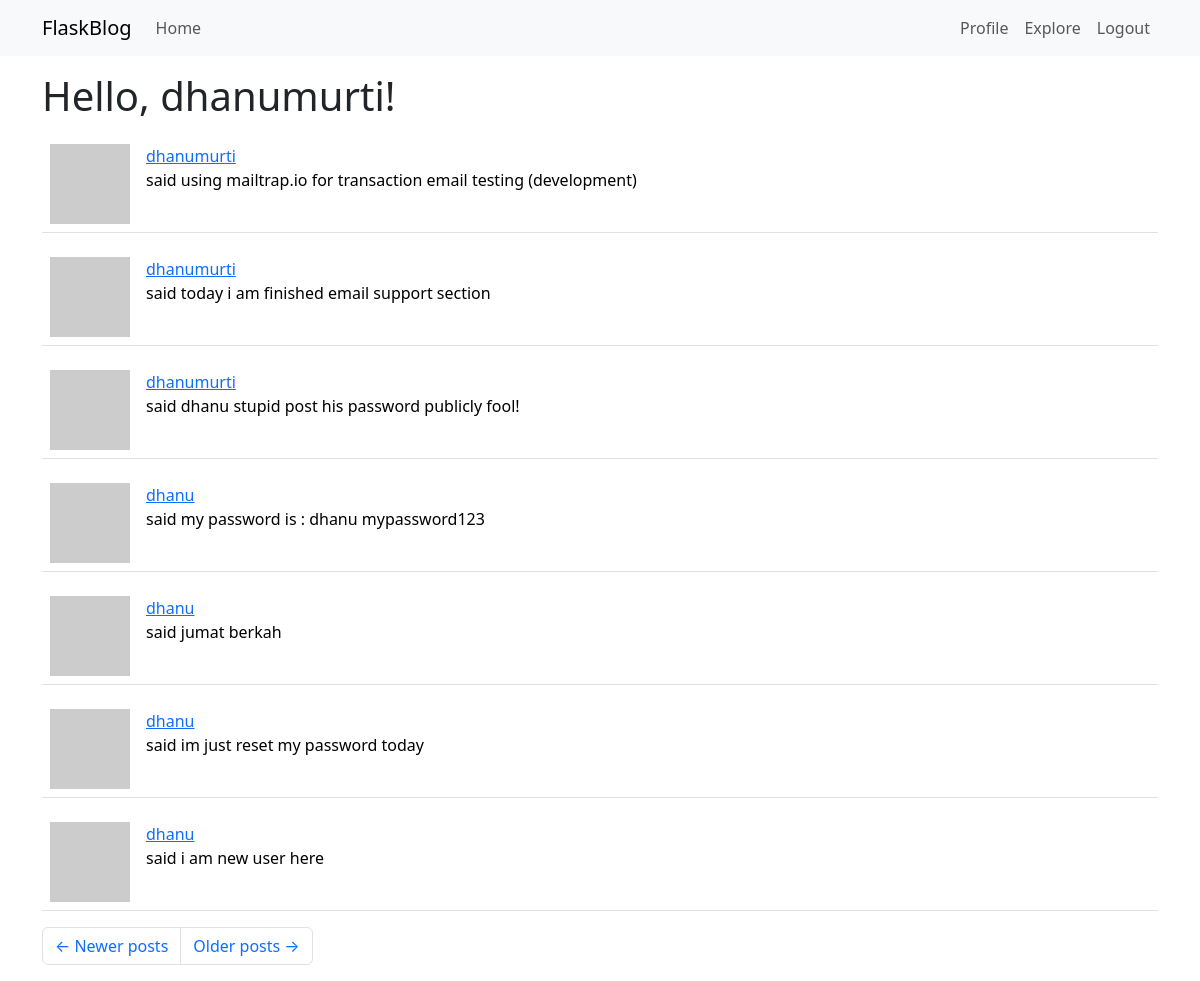
Page /explore?page=2 (signed in) on the committed database.
### app/models.py (models this page shows, shortened)
class User(UserMixin, db.Model):
    id = db.Column(db.Integer, primary_key=True)
    username = db.Column(db.String(64), index=True, unique=True)
    email = db.Column(db.String(120), index=True, unique=True)
    password_hash = db.Column(db.String(128))
    posts = db.relationship('Post', backref='author', lazy='dynamic')
    about_me = db.Column(db.String(140))
    last_seen = db.Column(db.DateTime, default=datetime.utcnow)
    followed = db.relationship(
        'User', secondary=followers,
        primaryjoin = (followers.c.follower_id == id),
        secondaryjoin = (followers.c.followed_id == id),
        backref = db.backref('followers', lazy='dynamic'), lazy ='dynamic')
    def avatar(self, size):
        digest = md5(self.email.lower().encode('utf-8')).hexdigest()
        return 'https://www.gravatar.com/avatar/{}?d=robohash&s{}'.format(digest, size)
    """-- followed post query without users own post --
    def followed_post(self):
        return Post.query.join(
            followers, (followers.c.followed_id == Post.user_id)).filter(
                followers.c.follower_id == self.id).order_by(
                    Post.timestamp.desc())
                    """

class Post(db.Model):
    id = db.Column(db.Integer, primary_key=True)
    body = db.Column(db.String(140))
    timestamp = db.Column(db.DateTime, index=True, default=datetime.utcnow)
    user_id = db.Column(db.Integer, db.ForeignKey('user.id'))

### app/routes.py (the view)
@app.route('/explore')
@login_required
def explore():
    page = request.args.get('page', 1, type=int)
    posts = Post.query.order_by(Post.timestamp.desc()).paginate(
        page=page, per_page=app.config['POST_PER_PAGE'], error_out=False)
    next_url = url_for('explore', page=posts.next_num) \
        if posts.has_next else None
    prev_url = url_for('explore', page=posts.prev_num) \
        if posts.has_prev else None
    return render_template('index.html', title='Explore', posts=posts.items,
                        next_url=next_url, prev_url=prev_url)

### app/models.py (called while the page is built)
@login.user_loader
def load_user(id):
    return User.query.get(int(id))

### app/routes.py (called while the page is built)
@app.before_request
def before_request():
    if current_user.is_authenticated:
        current_user.last_seen = datetime.utcnow()
        db.session.commit()

### app/templates/index.html (shortened to what this page needs)
{% extends "base.html" %}
{% import 'bootstrap_wtf.html' as wtf %}
{% block content %}
    <h1> Hello, {{ current_user.username }}!</h1>
    {% for post in posts %}
    <p>
        {% include '_post.html'   %}
    </p>
    {% endfor %}
    <nav aria-label="Post navigation">
        <ul class="pagination">
            <li class="page-item{% if not prev_url %} disabled{% endif %}">
                <a class="page-link" href="{{ prev_url }}">
                    <span aria-hidden="true">&larr;</span> Newer posts
                </a>
            </li>
            <li class="page-item{% if not next_url %} disabled{% endif %}">
                <a class="page-link" href="{{ next_url }}">
                    Older posts <span aria-hidden="true">&rarr;</span>
                </a>
            </li>
        </ul>
    </nav>
{% endblock %}

### app/templates/_post.html
<table class="table table-hover">
    <tr>
        <td width="70px">
            <a href="{{ url_for('user', username=post.author.username) }}">
                <img src="{{ post.author.avatar(70) }}" />
            </a>
        </td>
        <td>
            <a href="{{ url_for('user', username=post.author.username) }}">
                {{ post.author.username }}
            </a>
            <br>
            said {{ post.body }}
        </td>
    </tr>
</table>

### rows in the picture
User: username "dhanumurti"
Post: author.username "dhanumurti", body "using mailtrap.io for transaction email testing (development)"
Post: author.username "dhanumurti", body "today i am finished email support section"
Post: author.username "dhanumurti", body "dhanu stupid post his password publicly fool!"
Post: author.username "dhanu", body "my password is : dhanu mypassword123"
Post: author.username "dhanu", body "jumat berkah"
Post: author.username "dhanu", body "im just reset my password today"
Post: author.username "dhanu", body "i am new user here"
